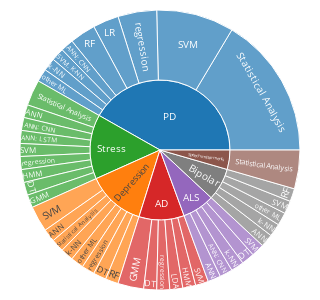

The notebook cell this image was saved under:
### Code cell
# Sunburst plot with predictive modelling approach outside and disorder inside

two_level_sunburst(all_df, 'ml_aggregated', subplots=False, swap_levels=False, color_map=color_map)

### Figure 1 — Plotly figure (JSON) as saved in the notebook; plotly's stock layout.template omitted (floating-point values rounded to 4 significant figures)
{"data": [{"branchvalues": "total", "customdata": [["ALS"], ["Bipolar"], ["Depression"], ["Stress"], ["     PD     "], ["ALS"], ["Stress"], ["Stress"], ["AD"], ["     PD     "], ["Depression"], ["Speech impairments"], ["Stress"], ["Stress"], ["     PD     "], ["Bipolar"], ["ALS"], ["     PD     "], ["     PD     "], ["Depression"], ["     PD     "], ["AD"], ["Depression"], ["Stress"], ["Depression"], ["Stress"], ["ALS"], ["Depression"], ["Stress"], ["AD"], ["Stress"], ["AD"], ["AD"], ["Bipolar"], ["Bipolar"], ["     PD     "], ["     PD     "], ["Bipolar"], ["Depression"], ["AD"], ["Depression"], ["ALS"], ["     PD     "], ["     PD     "], ["AD"], ["ALS"], ["Bipolar"], ["Depression"], ["Speech impairments"], ["Stress"]], "domain": {"x": [0, 1], "y": [0, 1]}, "hovertemplate": "labels=%{label}<br>count=%{value}<br>parent=%{parent}<br>id=%{id}<br>disease=%{customdata[0]}<extra></extra>", "ids": ["ALS/ANN", "Bipolar/ANN", "Depression/ANN", "Stress/ANN", "     PD     /ANN: CNN", "ALS/ANN: CNN", "Stress/ANN: CNN", "Stress/ANN: LSTM", "AD/DT", "     PD     /Statistical Analysis", "Depression/Statistical Analysis", "Speech impairments/Statistical Analysis", "Stress/Statistical Analysis", "Stress/SVM", "     PD     /SVM. K-NN", "Bipolar/k-NN", "ALS/k-NN", "     PD     /k-NN", "     PD     /other ML", "Depression/k-NN", "     PD     /regression", "AD/regression", "Depression/other ML", "Stress/regression", "Depression/regression", "Stress/HMM", "ALS/DT", "Depression/DT", "Stress/DT", "AD/GMM", "Stress/GMM", "AD/LDA", "AD/HMM", "Bipolar/other ML", "Bipolar/SVM", "     PD     /LR", "     PD     /RF", "Bipolar/RF", "Depression/RF", "AD/SVM", "Depression/SVM", "ALS/SVM", "     PD     /SVM", "     PD     ", "AD", "ALS", "Bipolar", "Depression", "Speech impairments", "Stress"], "labels": ["ANN", "ANN", "ANN", "ANN", "ANN: CNN", "ANN: CNN", "ANN: CNN", "ANN: LSTM", "DT", "Statistical Analysis", "Statistical Analysis", "Statistical Analysis", "Statistical Analysis", "SVM", "SVM. K-NN", "k-NN", "k-NN", "k-NN", "other ML", "k-NN", "regression", "regression", "other ML", "regression", "regression", "HMM", "DT", "DT", "DT", "GMM", "GMM", "LDA", "HMM", "other ML", "SVM", "LR", "RF", "RF", "RF", "SVM", "SVM", "SVM", "SVM", "     PD     ", "AD", "ALS", "Bipolar", "Depression", "Speech impairments", "Stress"], "marker": {"colors": ["#9467bd", "#7f7f7f", "#ff7f0e", "#2ca02c", "#1f77b4", "#9467bd", "#2ca02c", "#2ca02c", "#d62728", "#1f77b4", "#ff7f0e", "#8c564b", "#2ca02c", "#2ca02c", "#1f77b4", "#7f7f7f", "#9467bd", "#1f77b4", "#1f77b4", "#ff7f0e", "#1f77b4", "#d62728", "#ff7f0e", "#2ca02c", "#ff7f0e", "#2ca02c", "#9467bd", "#ff7f0e", "#2ca02c", "#d62728", "#2ca02c", "#d62728", "#d62728", "#7f7f7f", "#7f7f7f", "#1f77b4", "#1f77b4", "#7f7f7f", "#ff7f0e", "#d62728", "#ff7f0e", "#9467bd", "#1f77b4", "#1f77b4", "#d62728", "#9467bd", "#7f7f7f", "#ff7f0e", "#8c564b", "#2ca02c"]}, "name": "", "parents": ["ALS", "Bipolar", "Depression", "Stress", "     PD     ", "ALS", "Stress", "Stress", "AD", "     PD     ", "Depression", "Speech impairments", "Stress", "Stress", "     PD     ", "Bipolar", "ALS", "     PD     ", "     PD     ", "Depression", "     PD     ", "AD", "Depression", "Stress", "Depression", "Stress", "ALS", "Depression", "Stress", "AD", "Stress", "AD", "AD", "Bipolar", "Bipolar", "     PD     ", "     PD     ", "Bipolar", "Depression", "AD", "Depression", "ALS", "     PD     ", "", "", "", "", "", "", ""], "type": "sunburst", "values": [1, 1, 1, 1, 1, 1, 1, 1, 1, 11, 1, 3, 2, 1, 1, 1, 1, 1, 1, 1, 3, 1, 1, 1, 1, 1, 1, 1, 1, 2, 1, 1, 1, 1, 1, 2, 2, 1, 1, 1, 2, 1, 6, 28, 7, 5, 5, 9, 3, 10]}], "layout": {"font": {"size": 10}, "height": 300, "legend": {"tracegroupgap": 0}, "margin": {"b": 10, "l": 5, "r": 5, "t": 10}, "width": 300}}
